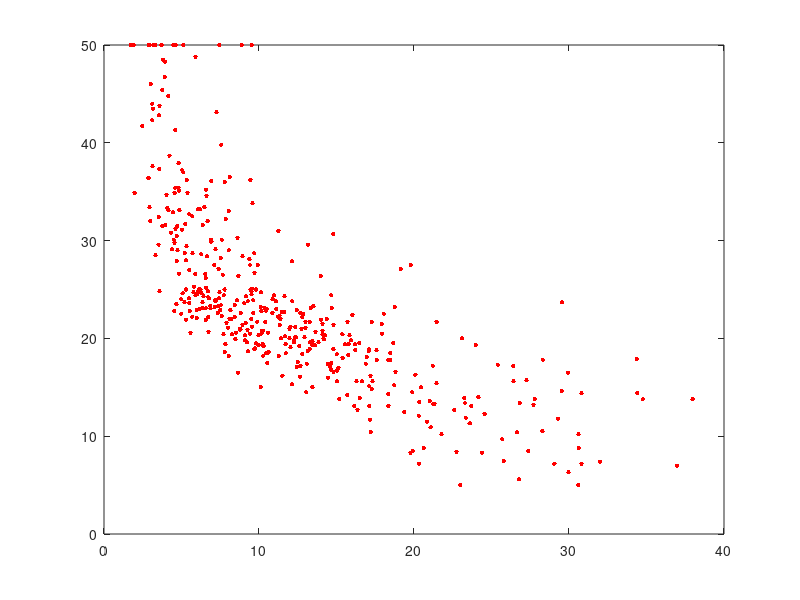

This figure's MATLAB source: (Note: this script raises an error after producing the figure.)
clear
clc
A = csvread('linear_data.csv',1,0);
% Removemos los outliers de la tabla de a que es la que nos asignan
% Creamos nuestro modelo o función hipótesis
X = A(:,2);
Y = A(:,3);
plot(X, Y, "r.", 'MarkerSize', 10);
coeffs = polyfit(X, Y, 1);

tamanio = length(Y);
theta = zeros(2,1);
iteraciones = 1500;

Alpha = 0.01;

X = [ones(tamanio,1),A(:,2)];
J = CostoComputacional(X,Y,theta);

[theta,Jh] = GradienteDescenso(X,Y,theta,Alpha,iteraciones);

hold on;
plot(X(:,2),X*theta, '-');
hold off;